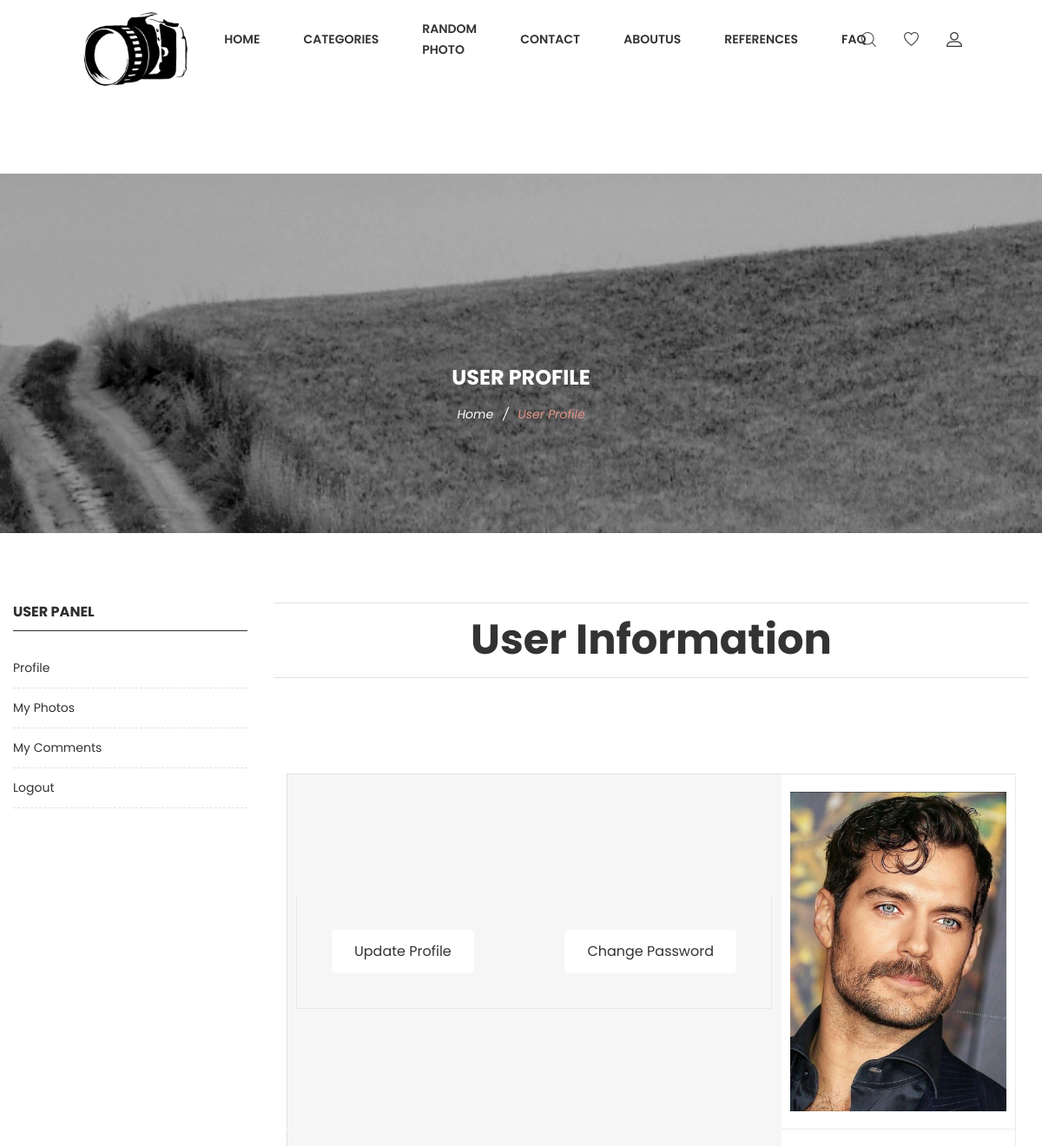
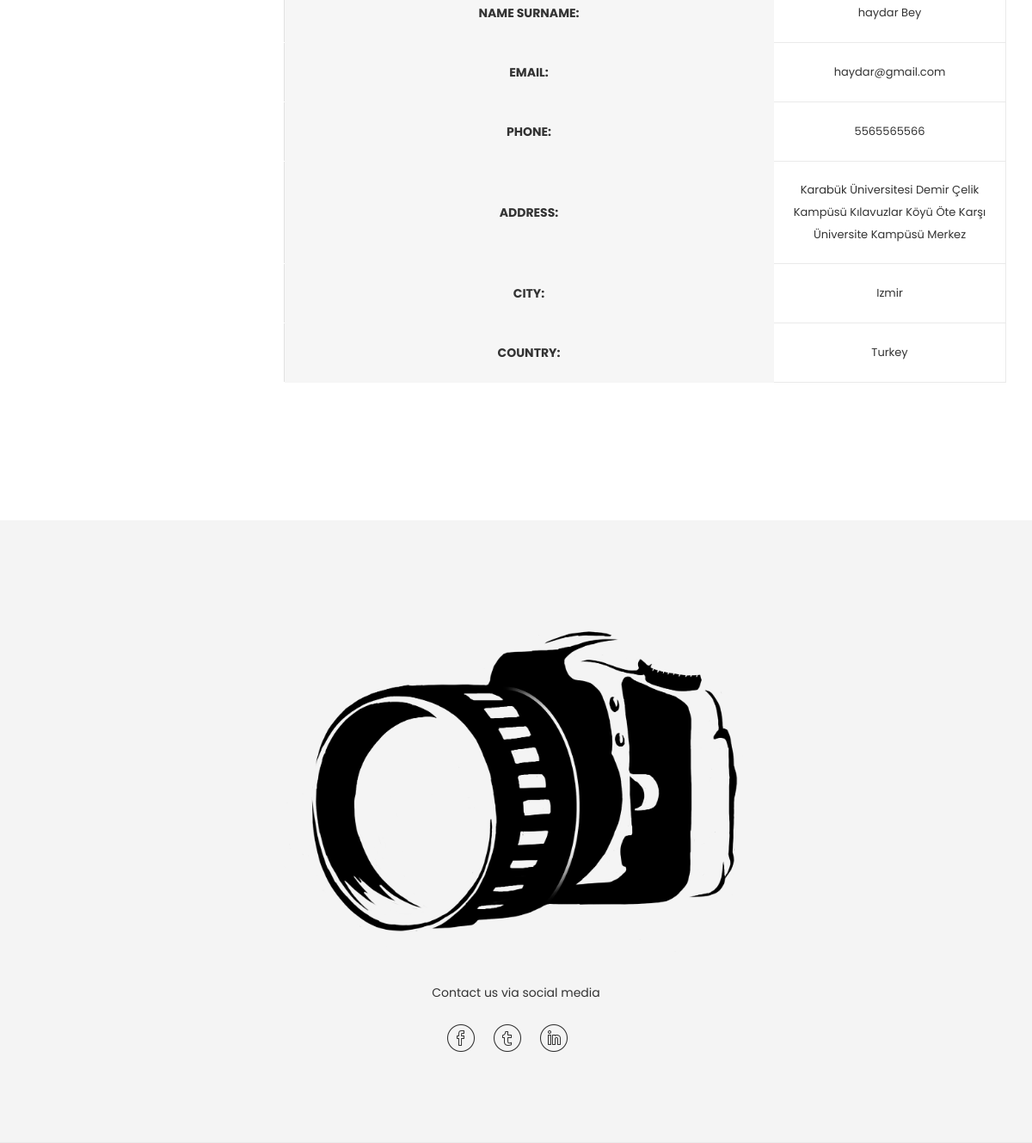
/user/profile/ (signed in), run on the app's committed database (2 pictures, top to bottom).
### home/models.py (models this page shows, shortened)
class UserProfile(models.Model):
    user = models.OneToOneField(User, on_delete=models.CASCADE)
    phone = models.IntegerField(blank=True)
    address = models.CharField(blank=True, max_length=150)
    city = models.CharField(blank=True, max_length=20)
    country = models.CharField(blank=True, max_length=20)
    image = models.ImageField(blank=True, upload_to='images/users/')
    def image_tag(self):
        return mark_safe('<img src="{}" height="50"/>'.format(self.image.url))
    image_tag.short_description = 'Image'

### user/views.py (the view)
# urls.py: path('', views.index, name='index'),
def index(request):
    current_user = request.user
    profile = UserProfile.objects.get(user_id=current_user.id)
    context = {'profile': profile}
    context.update(common())
    return render(request, 'Pages/User/profile_main.html', context)

### globals.py (called while the page is built)
def common():
    setting = Setting.objects.get(pk=1)
    category = Category.objects.all()
    return {'setting': setting,
            'category': category}

### home/templates/Pages/User/profile_main.html (shortened to what this page needs)
{% extends 'HomeBase.html' %}
{% block body %}
    <div class="ht__bradcaump__area bg-image--5">
        <div class="container">
            <div class="row">
                <div class="col-lg-12">
                    <div class="bradcaump__inner text-center">
                        <h2 class="bradcaump-title">User Profile</h2>
                        <nav class="bradcaump-content">
                            <a class="breadcrumb_item" href="/">Home</a>
                            <span class="brd-separetor">/</span>
                            <span class="breadcrumb_item active">User Profile</span>
                        </nav>
                    </div>
                </div>
            </div>
        </div>
    </div>
    <div class="page-shop-sidebar left--sidebar bg--white section-padding--lg">
        <div class="container">
            <div class="row">
                {% include "Pages/User/profile_left_panel.html" %}
                <div class="col-lg-9 col-12 order-1 order-lg-2">
                    <div class="row">
                        <div class="col-lg-12">
                            <div class="shop__list__wrapper d-flex flex-wrap flex-md-nowrap justify-content-between">
                                <p><h1>User Information</h1></p>
                            </div>
                        </div>
                    </div>
                    <div class="tab__container">
                        {% include "Pages/User/profile_content.html" %}
                    </div>
                </div>
            </div>
        </div>
    </div>
{% endblock %}

### home/templates/Pages/User/profile_content.html (shortened to what this page needs)
<div class="cart-main-area section-padding--lg bg--white">
    <div class="container">
        <div class="row">
            <div class="col-md-12 col-sm-12 ol-lg-12">
                <div class="table-content wnro__table table-responsive">
                    <table>
                        <thead>
                        <tr class="title-top">
                            <th class="product-thumbnail">
                                <div class="cartbox__btn">
                                    <ul class="cart__btn__list d-flex flex-wrap flex-md-nowrap flex-lg-nowrap justify-content-between">
                                        <li><a href="/user/update">Update Profile</a></li>
                                        <li><a href="/user/password">Change Password</a></li>
                                    </ul>
                                </div>
                            </th>
                            <td class="product-name"><img src="{{ profile.image.url }}"
                                                          alt="product img"></td>
                        </tr>
                        <tr class="title-top">
                            <th class="product-thumbnail">Name Surname:</th>
                            <td class="product-name">{{ profile.user.first_name }} {{ profile.user.last_name }}
                            </td>
                        </tr>
                        </thead>
                        <thead>
                        <tr class="title-top">
                            <th class="product-thumbnail">Email:</th>
                            <td class="product-name">{{ profile.user.email }}</td>
                        </tr>
                        </thead>
                        <thead>
                        <tr class="title-top">
                            <th class="product-thumbnail">Phone:</th>
                            <td class="product-name">{{ profile.phone }}</td>
                        </tr>
                        </thead>
                        <thead>
                        <tr class="title-top">
                            <th class="product-thumbnail">Address:</th>
                            <td class="product-name">{{ profile.address }}</td>
                        </tr>
                        </thead>
                        <thead>
                        <tr class="title-top">
                            <th class="product-thumbnail">City:</th>
                            <td class="product-name">{{ profile.city }}</td>
                        </tr>
                        </thead>
                        <thead>
                        <tr class="title-top">
                            <th class="product-thumbnail">Country:</th>
                            <td class="product-name">{{ profile.country }}</td>
                        </tr>
                        </thead>
                    </table>
                </div>
            </div>
        </div>
    </div>
</div>

### data on the page
UserProfile: image (picture), user.first_name "haydar", user.last_name "Bey", user.email "haydar@gmail.com", phone "5565565566", address "Karabük Üniversitesi Demir Çelik Kampüsü Kılavuzlar Köyü Öte Karşı Üniversite Kampüsü Merkez", city "Izmir", country "Turkey"
